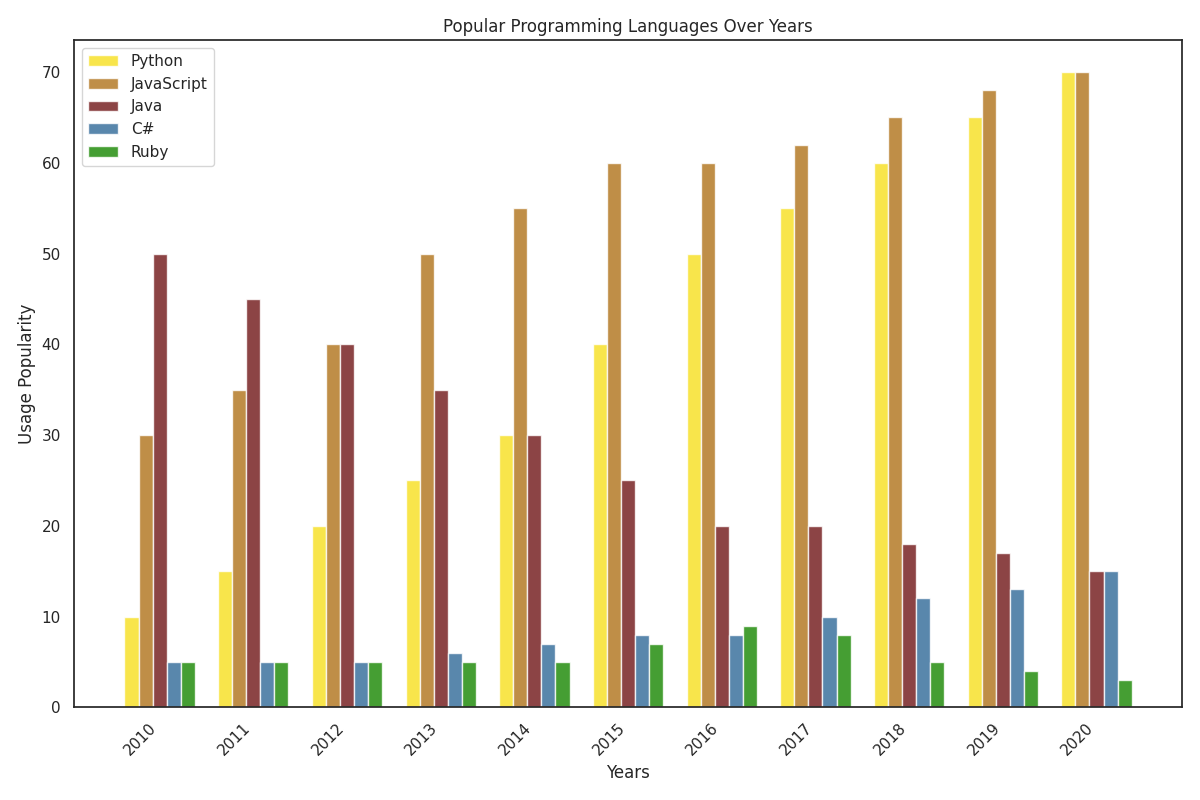

The Python source for this figure:
import matplotlib.pyplot as plt
import numpy as np

years = np.arange(2010, 2021)
python = np.array([10, 15, 20, 25, 30, 40, 50, 55, 60, 65, 70])
javascript = np.array([30, 35, 40, 50, 55, 60, 60, 62, 65, 68, 70])
java = np.array([50, 45, 40, 35, 30, 25, 20, 20, 18, 17, 15])
csharp = np.array([5, 5, 5, 6, 7, 8, 8, 10, 12, 13, 15])
ruby = np.array([5, 5, 5, 5, 5, 7, 9, 8, 5, 4, 3])

bar_width = 0.15
r1 = np.arange(len(years))
r2 = [x + bar_width for x in r1]
r3 = [x + bar_width for x in r2]
r4 = [x + bar_width for x in r3]
r5 = [x + bar_width for x in r4]

fig, ax = plt.subplots(figsize=(12, 8))

# Shuffling the color assignment for each language
ax.bar(r1, python, color='#F7DF1E', width=bar_width, label='Python', alpha=0.8)
ax.bar(r2, javascript, color='#b07219', width=bar_width, label='JavaScript', alpha=0.8)
ax.bar(r3, java, color='#701516', width=bar_width, label='Java', alpha=0.8)
ax.bar(r4, csharp, color='#306998', width=bar_width, label='C#', alpha=0.8)
ax.bar(r5, ruby, color='#178600', width=bar_width, label='Ruby', alpha=0.8)

ax.set_title("Popular Programming Languages Over Years")
ax.set_xlabel("Years")
ax.set_ylabel("Usage Popularity")
ax.set_xticks([r + 2 * bar_width for r in range(len(years))])
ax.set_xticklabels(years, rotation=45, ha="right")
ax.legend()

plt.tight_layout()
plt.show()
